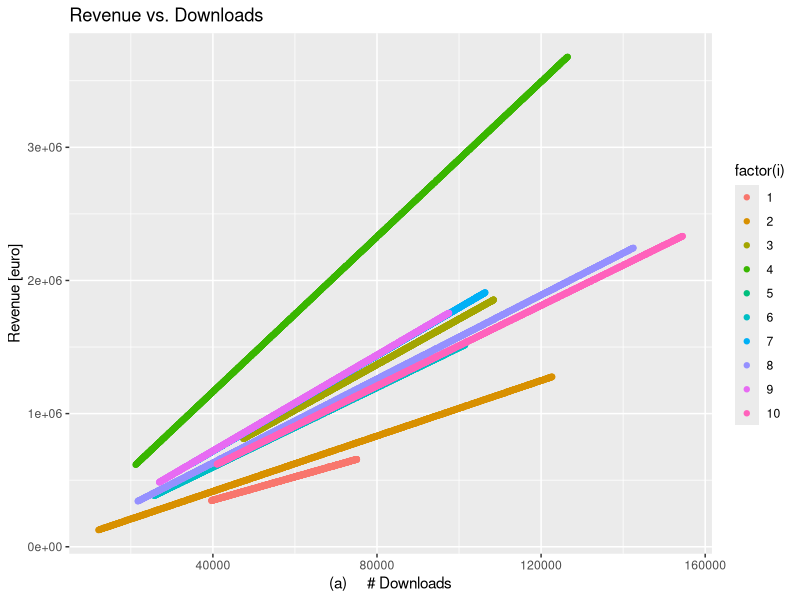
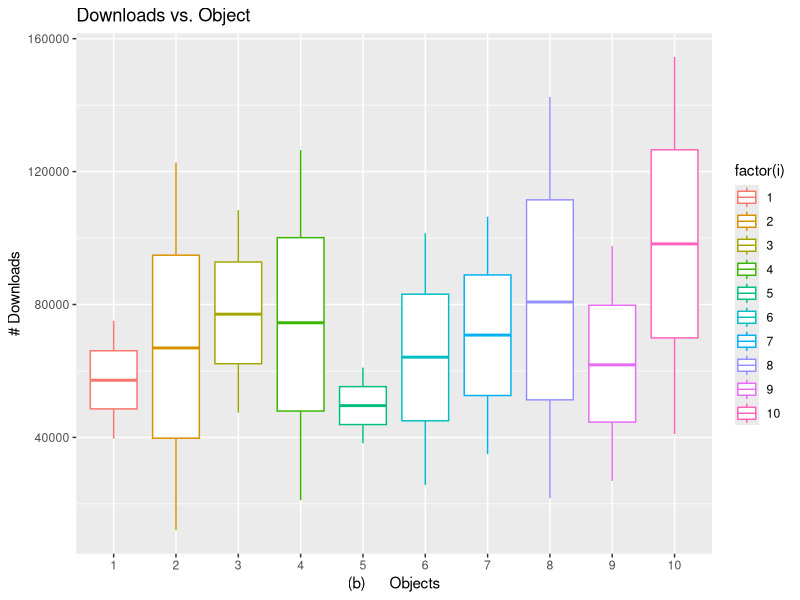
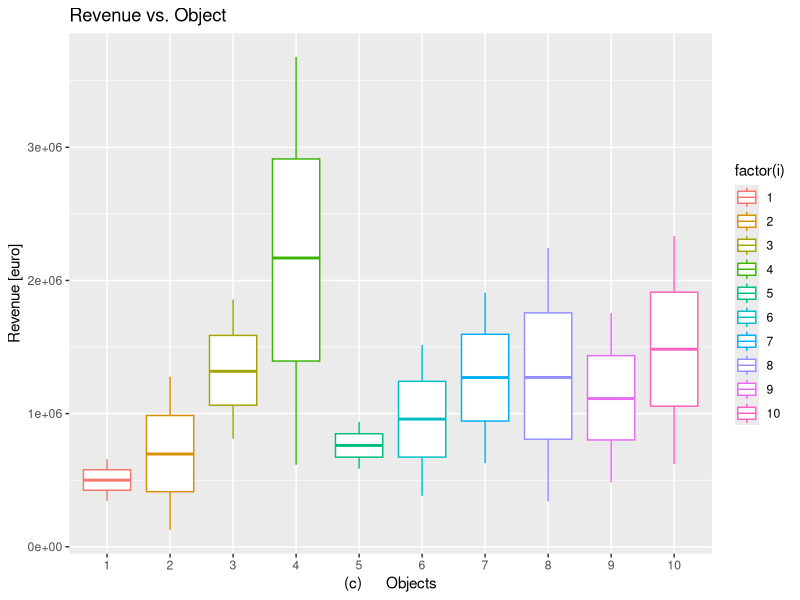
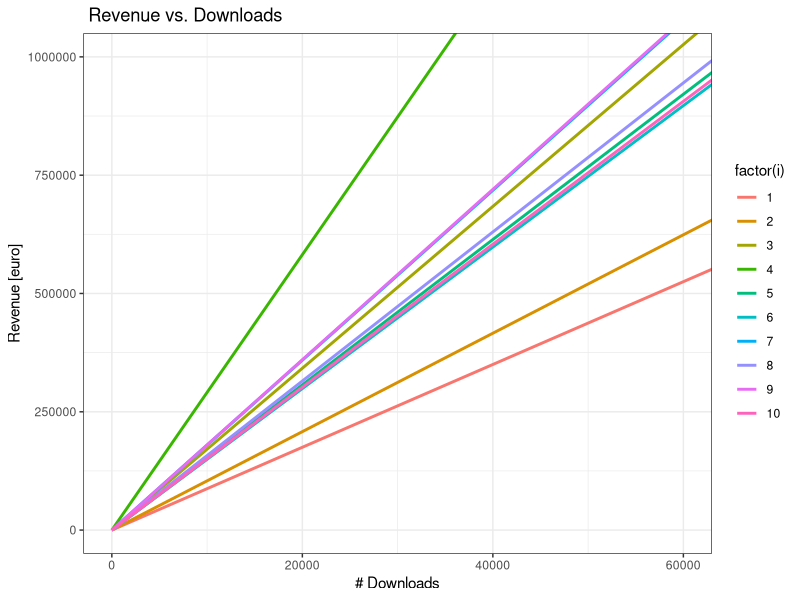
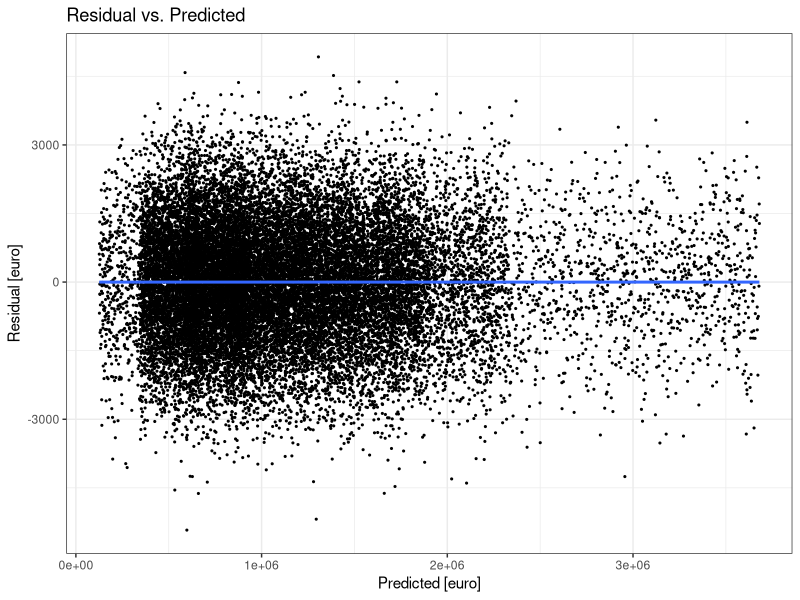
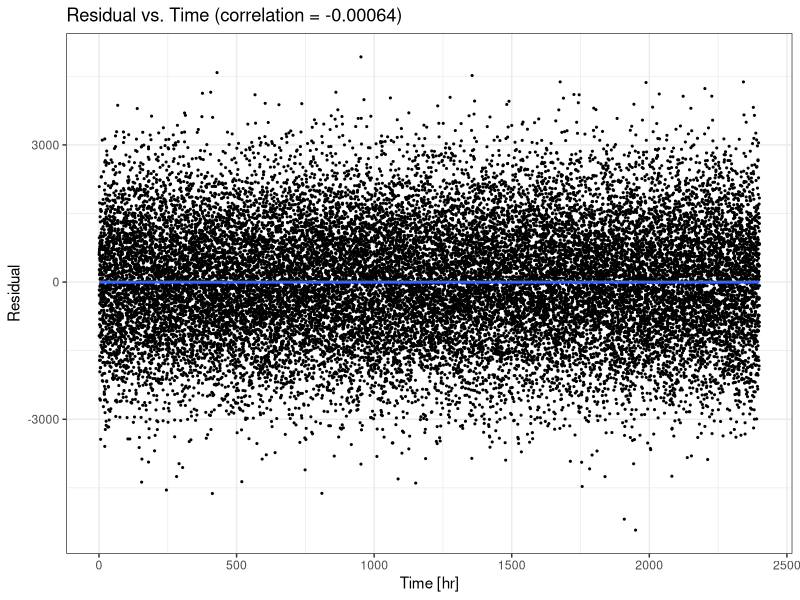

Recreate these plots in R, in order.
##### install.packages("ggplot2")
owiny <- read.csv("owiny.csv",header=T, na.strings="?")
attach(owiny)

######## General properties of data set
dim(owiny)
names(owiny)
str(owiny)
apply(owiny, MARGIN = 2, summary)

########### Point and box plots on data with respect to the web objects
library(ggplot2)
p1 <- ggplot(owiny, aes(x, y, color = factor(i))) + geom_point(aes(group = i)) + labs(title = "Revenue vs. Downloads") + labs(x = "(a)     # Downloads") + labs(y = "Revenue [euro]")
      p1 + geom_blank(aes(group = i))

p2 <- ggplot(owiny, aes(factor(i), x))
      p2 + geom_boxplot(aes(group=i, colour = factor(i))) + labs(title = "Downloads vs. Object") + labs(x = "(b)      Objects") + labs(y = "# Downloads")

p3 <- ggplot(owiny, aes(factor(i), y))
      p3 + geom_boxplot(aes(group=i, colour = factor(i))) + labs(title = "Revenue vs. Object") + labs(x = "(c)      Objects") + labs(y = "Revenue [euro]")


############## Calculates D_i_max for web objects
sapply(tapply(owiny$x, owiny$i, diff), max)

############## Linear fit for the 10 linear models
library(nlme)
lmList.fits <- lmList(y~x -1| i, owiny)
summary(lmList.fits)         # models' coefs, pooled-RSE/df
as.vector(sapply(lmList.fits, coef))    # Slope (⍺_i) for each model
sapply(lmList.fits, confint)   # 95% C.I for each model parameter(⍺_i)

##########  Calculating Confidence Interval for  standard_deviation, σ
SD <- pooledSD(lmList.fits)    # pooled SD value(mean of the 10 RSE values)
cv_L <- qchisq(0.9985, 2399)  # Left critical value-chi_squared
cv_R <- qchisq(0.0015, 2399)  # Right critical value-chi_squared
value_L <- sqrt((2400-1)*SD^2/cv_L)
value_R <- sqrt((2400-1)*SD^2/cv_R)
print(paste("99.7% Confidence interval for the standard deviation, σ, is [", as.integer(value_L), ",", as.integer(value_R), "]"))


################ Interpolation polynomial
library(ggplot2)
x_grid <- seq(0, 150000, length = 2400)
objects <- unique(owiny$i)
preds <- expand.grid(x = x_grid, i = objects)
preds$y <- predict(lmList.fits, preds)
p <- ggplot(owiny, aes(x, y, color = factor(i))) + geom_line(data = preds, size= 1.0) + coord_cartesian(ylim = c(0, 1000000), xlim = c(0, 60000)) + labs(title = " Revenue vs. Downloads")
p + labs(x = "# Downloads") + labs(y = "Revenue [euro]") + theme_bw()


################ Residual vs. Predicted
oplot <- ggplot(owiny, aes(x, y, group = i)) + geom_point(size = 0.4)
owiny$fitted <- predict(lmList.fits)
owiny$resid <- with(owiny, fitted - y)
oplot %+% owiny + aes(x= fitted, y = resid) + geom_smooth(aes(group=1)) + labs(title = "Residual vs. Predicted") + labs(x = "Predicted [euro]") + labs(y = "Residual [euro]") + theme_bw()

################ Residual vs. Time
oplot %+% owiny + aes(x = t, y = resid) + geom_smooth(aes(group=1)) + labs(title = "Residual vs. Time (correlation = -0.00064)") + labs(x = "Time [hr]") + labs(y = "Residual") + theme_bw()

###############  Correlation 
cor(fitted(lmList.fits), resid(lmList.fits))

##############  Clear Environment and exit
rm(list = ls())
q()
